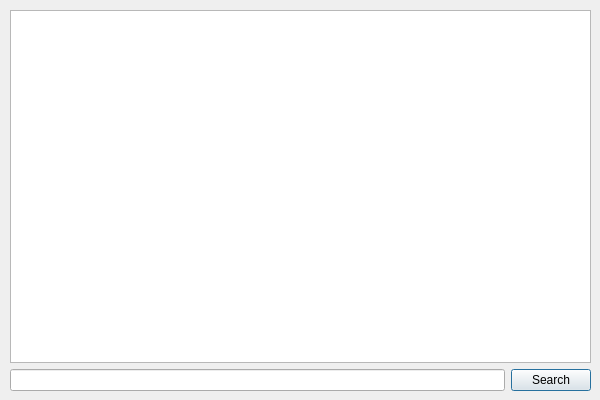
<?xml version="1.0" encoding="UTF-8"?>
<ui version="4.0">
 <class>SearchWindow</class>
 <widget class="QDialog" name="SearchWindow">
  <property name="geometry">
   <rect>
    <x>0</x>
    <y>0</y>
    <width>600</width>
    <height>400</height>
   </rect>
  </property>
  <property name="windowTitle">
   <string>Search</string>
  </property>
  <widget class="QWidget" name="verticalLayoutWidget">
   <property name="geometry">
    <rect>
     <x>10</x>
     <y>10</y>
     <width>581</width>
     <height>381</height>
    </rect>
   </property>
   <layout class="QVBoxLayout" name="mainVertical">
    <item>
     <widget class="QListWidget" name="resultList"/>
    </item>
    <item>
     <layout class="QHBoxLayout" name="searchLayout">
      <item>
       <widget class="QLineEdit" name="searchBox"/>
      </item>
      <item>
       <widget class="QPushButton" name="searchButton">
        <property name="text">
         <string>Search</string>
        </property>
       </widget>
      </item>
     </layout>
    </item>
   </layout>
  </widget>
 </widget>
 <resources/>
 <connections/>
</ui>
